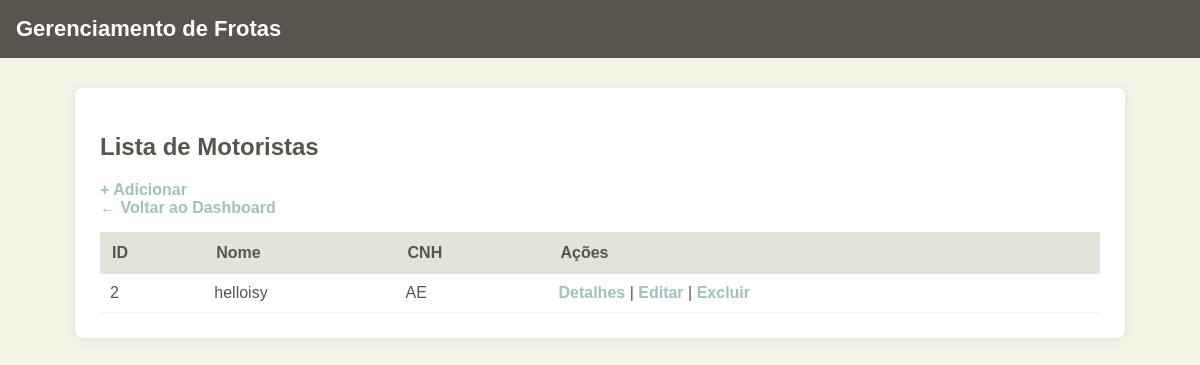
The app's page /frotas/motoristas/ with its own data.
### frotas/models.py (models this page shows, shortened)
class Motorista(models.Model):
    nome = models.CharField(max_length=100)
    cnh = models.CharField(max_length=20)

### frotas/views.py (the view)
# urls.py: path('motoristas/', views.listar_motoristas, name='listar_motoristas'),
def listar_motoristas(request):
    motoristas = Motorista.objects.all()
    return render(request, 'motoristas/lista_motoristas.html', {'motoristas': motoristas})

### frotas/templates/motoristas/lista_motoristas.html (shortened to what this page needs)
{% load static %}
<!DOCTYPE html>
<html lang="pt-br">
<head>
    <link rel="stylesheet" href="{% static 'css/base.css' %}">
    <link rel="stylesheet" href="{% static 'css/motoristas.css' %}">
</head>
<body>
    <header>
        <h1>Gerenciamento de Frotas</h1>
    </header>
    <div class="container">
        <div class="motorista-header">
            <h2>Lista de Motoristas</h2>
            <a href="{% url 'adicionar_motorista' %}">+ Adicionar</a>
        </div>
        <a href="{% url 'dashboard' %}">← Voltar ao Dashboard</a>
        {% if motoristas %}
            <table class="table-motoristas">
                <thead>
                    <tr>
                        <th>ID</th>
                        <th>Nome</th>
                        <th>CNH</th>
                        <th>Ações</th>
                    </tr>
                </thead>
                <tbody>
                    {% for m in motoristas %}
                        <tr>
                            <td>{{ m.id }}</td>
                            <td>{{ m.nome }}</td>
                            <td>{{ m.cnh }}</td>
                            <td class="acao-links">
                                <a href="{% url 'detalhe_motorista' m.id %}">Detalhes</a> |
                                <a href="{% url 'alterar_motorista' m.id %}">Editar</a> |
                                <a href="{% url 'excluir_motorista' m.id %}">Excluir</a>
                            </td>
                        </tr>
                    {% endfor %}
                </tbody>
            </table>
        {% else %}
            <p>Nenhum motorista cadastrado.</p>
        {% endif %}
    </div>
</body>
</html>

### frotas/static/css/base.css (style rules this page uses)
body { font-family: Arial, sans-serif; background: #f3f4e5; margin: 0; padding: 0; color: #59554e; }
header { background: #59554e; padding: 16px; color: #ffffff; }
header h1 { margin: 0; font-size: 22px; }
.container { max-width: 1000px; margin: 30px auto; background: #ffffff; padding: 25px; border-radius: 8px; box-shadow: 0 2px 8px rgba(0,0,0,0.08); }
a { color: #a1c1be; font-weight: bold; text-decoration: none; }
table { width: 100%; border-collapse: collapse; margin-top: 15px; }
table th { background: #e2e3d9; padding: 12px; text-align: left; }
table td { padding: 10px; border-bottom: 1px solid #f3f4e5; }

### records on screen
Motorista: id "2", nome "helloisy", cnh "AE"
